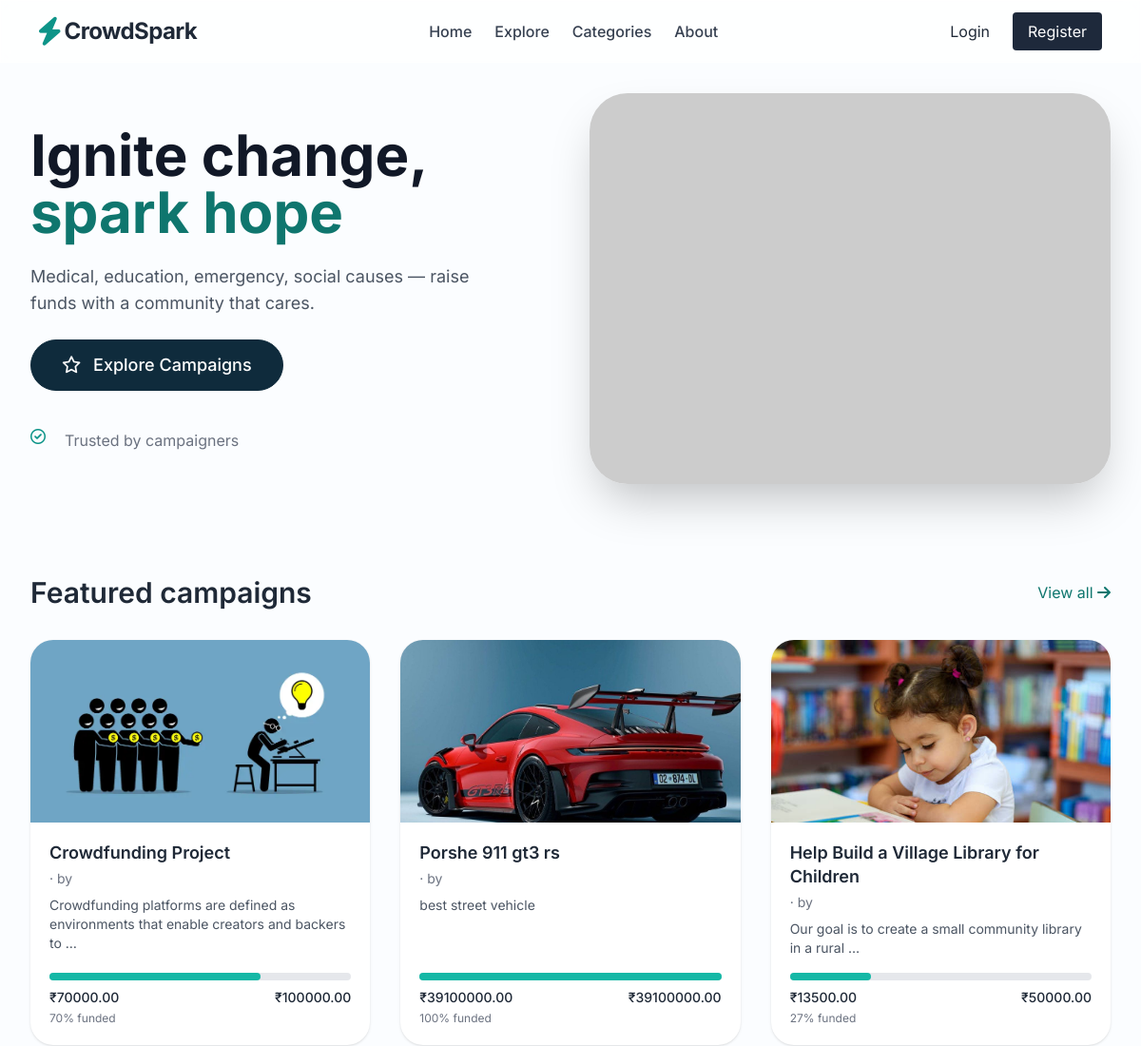
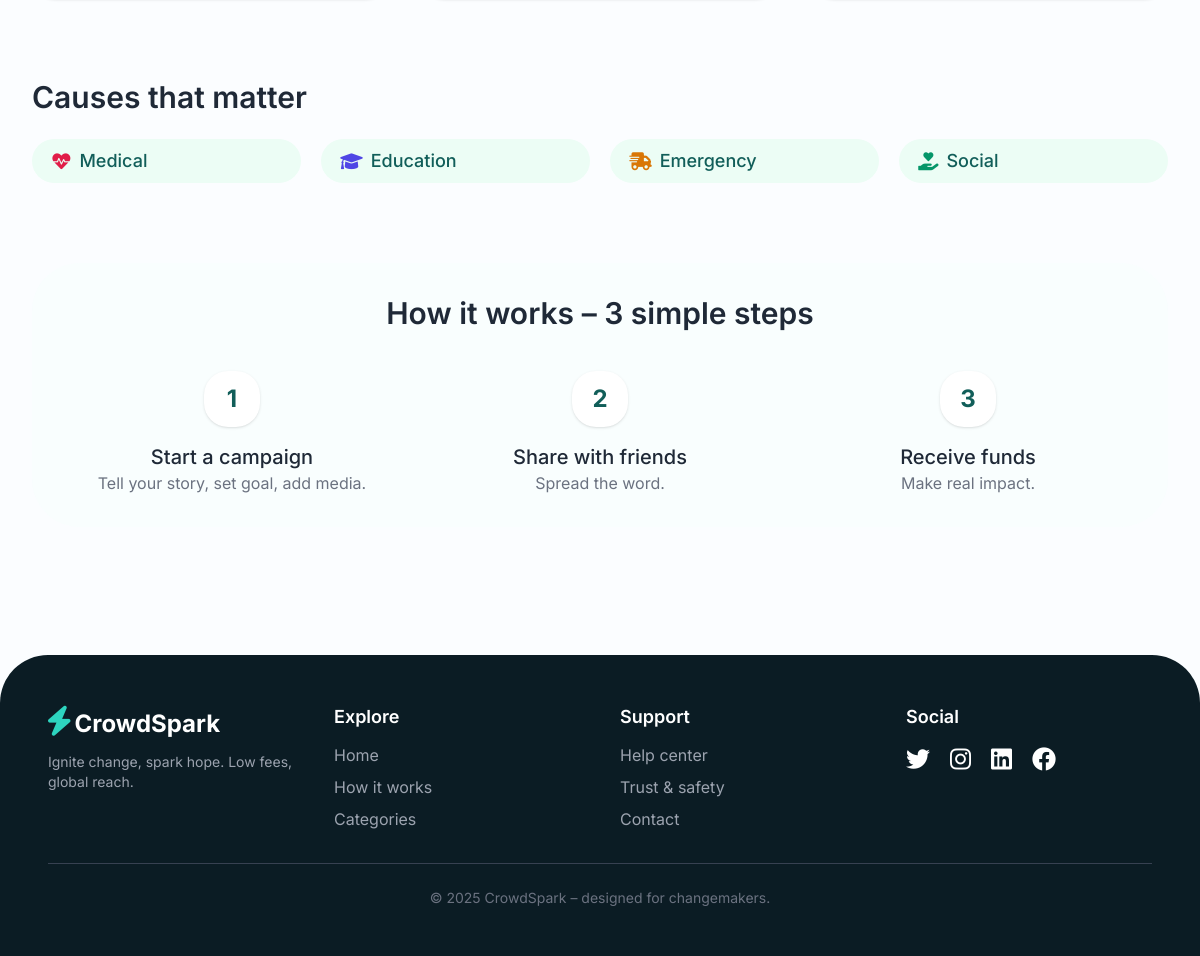
The page / on the database its author committed (2 pictures, top to bottom).
### campaigns/models.py (models this page shows, shortened)
class Campaign(models.Model):
    title = models.CharField(max_length=200)
    description = models.TextField()
    goal_amount = models.DecimalField(
        max_digits=10,
        decimal_places=2
    )
    amount_raised = models.DecimalField(
        max_digits=10,
        decimal_places=2,
        default=0
    )
    creator = models.ForeignKey(
        User,
        on_delete=models.CASCADE,
        related_name="campaigns"
    )
    created_at = models.DateTimeField(
        auto_now_add=True
    )
    image = models.ImageField(
        upload_to='campaign_images/',
        blank=True,
        null=True
    )

### campaigns/views.py (the view)
# urls.py: path('', views.home, name='home'),
def home(request):
    campaigns = Campaign.objects.all()[:3]
    for c in campaigns:
        if c.goal_amount > 0:
            c.progress = (c.amount_raised / c.goal_amount) * 100
        else:
            c.progress = 0
    return render(request,'campaigns/home.html',{
        'campaigns':campaigns
    })

### campaigns/templates/campaigns/home.html (shortened to what this page needs)
{% extends 'campaigns/base.html' %}
{% block content %}
<section class="max-w-7xl mx-auto px-5 md:px-8 pt-8 pb-12">
<div class="flex flex-col md:flex-row items-center gap-10">
<div class="flex-1 space-y-6">
<h1 class="text-5xl md:text-6xl font-bold leading-tight text-gray-900">
Ignite change,
<span class="text-teal-700">
spark hope
</span>
</h1>
<p class="text-lg text-gray-600 max-w-lg">
Medical, education, emergency, social causes — raise funds with a community that cares.
</p>
<a href="{% url 'explore' %}"
class="btn-primary inline-block text-lg px-8 py-3">
<i class="fa-regular fa-star mr-2"></i>
Explore Campaigns
</a>
<div class="flex items gap-5 pt-4 text-gray-500">
<i class="fa-regular fa-circle-check text-teal-600"></i>
Trusted by campaigners
</div>
</div>
<div class="flex-1">
<img src="https://placehold.co/800x600/ecfdf5/115e59?text=Dream+big"
class="rounded-[40px] shadow-2xl">
</div>
</div>
<div class="mt-24">
<div class="flex justify-between items-center">
<h2 class="text-3xl font-semibold">
Featured campaigns
</h2>
<a href="{% url 'explore' %}"
class="text-teal-700 hover:underline">
View all
<i class="fa-solid fa-arrow-right"></i>
</a>
</div>
<div class="grid grid-cols-1 sm:grid-cols-2 lg:grid-cols-3 gap-8 mt-8">
{% for campaign in campaigns %}
<a href="{% url 'campaign_detail' campaign.id %}"
class="block">
<div class="bg-white rounded-3xl shadow hover:shadow-xl transition overflow-hidden flex flex-col h-full">
<div class="h-48 w-full overflow-hidden">
{% if campaign.image %}
<img src="{{ campaign.image.url }}"
class="w-full h-full object-cover">
{% else %}
<img src="https://placehold.co/600x400"
class="w-full h-full object-cover">
{% endif %}
</div>
<div class="p-5 flex flex-col flex-grow">
<h3 class="font-semibold text-lg leading-snug mb-1">
{{ campaign.title }}
</h3>
<p class="text-sm text-gray-500 mb-2">
{{ campaign.category }} · by {{ campaign.owner.username }}
</p>
<p class="text-gray-600 text-sm mb-4">
{{ campaign.description|truncatewords:12 }}
</p>
<div class="mt-auto">
<div class="w-full bg-gray-200 rounded-full h-2">
<div class="bg-teal-500 h-2 rounded-full"
style="width: {{ campaign.progress|default:0 }}%">
</div>
</div>
<div class="flex justify-between mt-2 text-sm font-medium">
<span>
₹{{ campaign.amount_raised }}
</span>
<span>
₹{{ campaign.goal_amount }}
</span>
</div>
<p class="text-xs text-gray-500 mt-1">
{{ campaign.progress|floatformat:0 }}% funded
</p>
</div>
</div>
</div>
</a>
{% endfor %}
</div>
</div>
<div class="mt-20">
<h2 class="text-3xl font-semibold mb-6">
Causes that matter
</h2>
<div class="grid grid-cols-2 md:grid-cols-4 gap-5">
<div class="category-pill text-lg">
<i class="fa-solid fa-heart-pulse text-rose-600"></i>
Medical
</div>
<div class="category-pill text-lg">
<i class="fa-solid fa-graduation-cap text-indigo-600"></i>
Education
</div>
<div class="category-pill text-lg">
<i class="fa-solid fa-truck-fast text-amber-600"></i>
Emergency
</div>
<div class="category-pill text-lg">
<i class="fa-solid fa-hand-holding-heart text-emerald-600"></i>
Social
</div>
</div>
</div>
<div class="mt-20 bg-teal-50/30 p-8 rounded-[48px]">
<h2 class="text-3xl font-semibold text-center mb-10">
How it works – 3 simple steps
</h2>
<div class="grid md:grid-cols-3 gap-8">
<div class="text-center">
<span class="w-14 h-14 bg-white rounded-3xl shadow flex items-center justify-center text-2xl font-bold text-teal-800 mx-auto">
1
</span>
<h3 class="text-xl mt-4 font-medium">
Start a campaign
</h3>
<p class="text-gray-500">
Tell your story, set goal, add media.
</p>
</div>
<div class="text-center">
<span class="w-14 h-14 bg-white rounded-3xl shadow flex items-center justify-center text-2xl font-bold text-teal-800 mx-auto">
2
</span>
<h3 class="text-xl mt-4 font-medium">
Share with friends
</h3>
<p class="text-gray-500">
Spread the word.
</p>
</div>
<div class="text-center">
<span class="w-14 h-14 bg-white rounded-3xl shadow flex items-center justify-center text-2xl font-bold text-teal-800 mx-auto">
3
</span>
<h3 class="text-xl mt-4 font-medium">
Receive funds
</h3>
<p class="text-gray-500">
Make real impact.
</p>
</div>
</div>
</div>
</section>
{% endblock %}

### campaigns/templates/campaigns/base.html (style rules this page uses)
* { font-family: 'Inter', system-ui, sans-serif; }
body { background-color: #fbfdff; }
.btn-primary { background: #0f2b3c; color: white; padding: 0.6rem 1.6rem; border-radius: 40px; font-weight: 500; transition: 0.2s; border: 1px solid #0f2b3c; }
.category-pill { background: #ecfdf5; color: #115e59; padding: 0.5rem 1.2rem; border-radius: 40px; font-size: 0.9rem; font-weight: 500; display: inline-flex; align-items: center; gap: 8px; transition: 0.2s; }

### rows shown on the page
Campaign: image (picture), title "Crowdfunding Project", description "Crowdfunding platforms are defined as environments that enable creators and backers to …", amount_raised "70000.00", goal_amount "100000.00", progress "70"
Campaign: image (picture), title "Porshe 911 gt3 rs", description "best street vehicle", amount_raised "39100000.00", goal_amount "39100000.00", progress "100"
Campaign: image (picture), title "Help Build a Village Library for Children", description "Our goal is to create a small community library in a rural …", amount_raised "13500.00", goal_amount "50000.00", progress "27"
